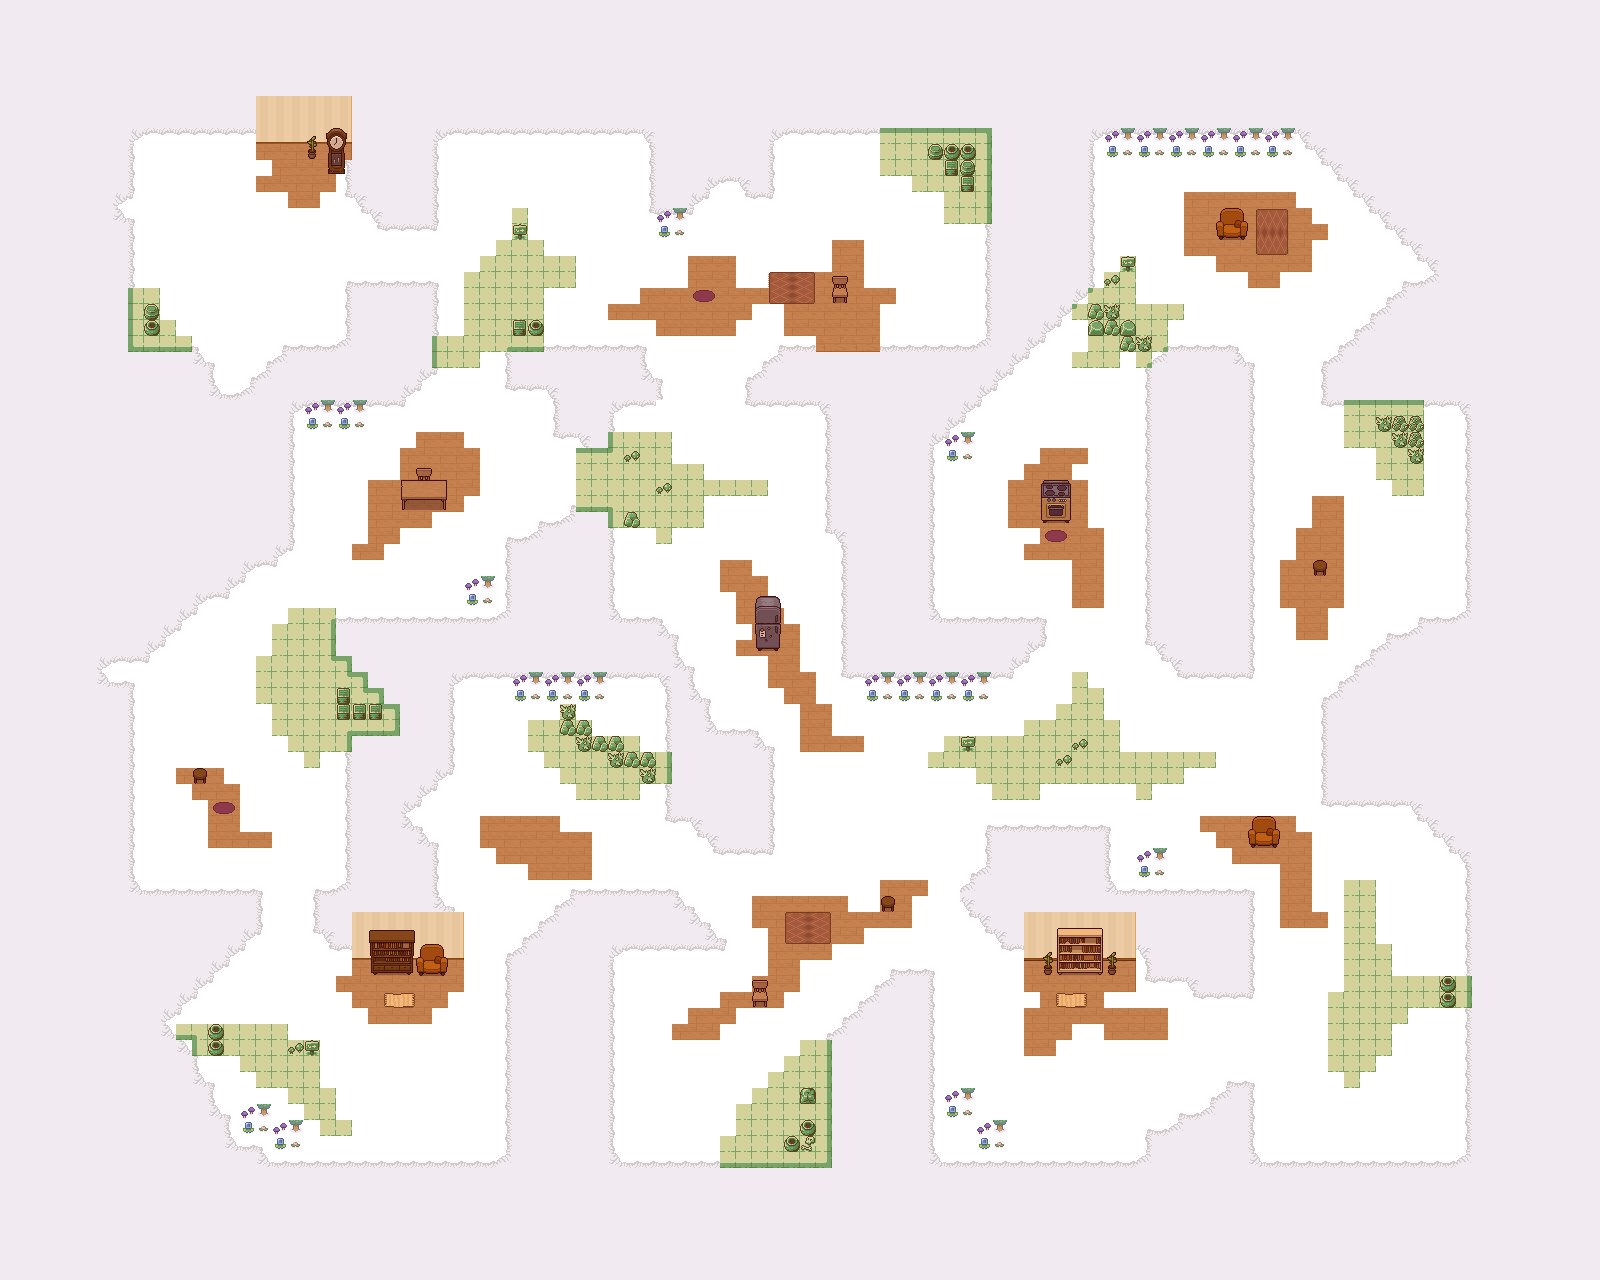

The image is a tile-based game level rendered from a .tmx file. Its description and source (layers, tilesets, objects; grid data summarised) follow:
An orthogonal 100x80 tile map with 16x16 px tiles, 6 tile layers (snowy, nature, green, green_props, ...), 6 tilesets and 261 objects.

<map version="1.10" tiledversion="1.12.1-8-g449813058" orientation="orthogonal" renderorder="right-down" width="100" height="80" tilewidth="16" tileheight="16" infinite="0" nextlayerid="13" nextobjectid="272">
 <tileset firstgid="1" source="snowy.tsx" />
 <tileset firstgid="573" source="nature.tsx" />
 <tileset firstgid="1077" source="green.tsx" />
 <tileset firstgid="1285" source="green_props.tsx" />
 <tileset firstgid="1437" source="cozy.tsx" />
 <tileset firstgid="1599" source="cozy_props.tsx" />
 <layer id="1" name="snowy" width="100" height="80" locked="1">
  <data>[8000 cells, 8000 non-empty, 14 distinct tile ids]</data>
 </layer>
 <layer id="4" name="nature" width="100" height="80" locked="1">
  <data>[8000 cells, 403 non-empty, 23 distinct tile ids]</data>
 </layer>
 <layer id="7" name="green" width="100" height="80" locked="1">
  <data>[8000 cells, 442 non-empty, 12 distinct tile ids]</data>
 </layer>
 <layer id="8" name="green_props" width="100" height="80" locked="1">
  <data>[8000 cells, 56 non-empty, 11 distinct tile ids]</data>
 </layer>
 <layer id="9" name="cozy" width="100" height="80" locked="1">
  <data>[8000 cells, 474 non-empty, 17 distinct tile ids]</data>
 </layer>
 <layer id="10" name="cozy_props" width="100" height="80" locked="1">
  <data>[8000 cells, 101 non-empty, 72 distinct tile ids]</data>
 </layer>
 <objectgroup id="6" name="0_colliders" locked="1">
  <object id="1" x="128" y="128" width="16" height="224" />
  <object id="2" x="144" y="336" width="208" height="16" />
  <object id="3" x="144" y="128" width="208" height="16" />
  <object id="4" x="336" y="272" width="112" height="16" />
  <object id="5" x="368" y="224" width="80" height="16" />
  <object id="6" x="336" y="144" width="16" height="64" />
  <object id="8" x="352" y="208" width="16" height="16" />
  <object id="9" x="336" y="288" width="16" height="48" />
  <object id="10" x="144" y="144" width="64" height="32" />
  <object id="11" x="432" y="288" width="16" height="96" />
  <object id="12" x="496" y="336" width="16" height="64" />
  <object id="13" x="432" y="128" width="16" height="96" />
  <object id="14" x="448" y="128" width="208" height="16" />
  <object id="16" x="640" y="144" width="16" height="80" />
  <object id="17" x="640" y="336" width="16" height="32" />
  <object id="18" x="656" y="368" width="16" height="48" />
  <object id="19" x="608" y="400" width="16" height="48" />
  <object id="20" x="544" y="384" width="16" height="48" />
  <object id="21" x="512" y="336" width="128" height="16" />
  <object id="22" x="512" y="384" width="32" height="16" />
  <object id="23" x="544" y="432" width="32" height="16" />
  <object id="24" x="576" y="448" width="48" height="16" />
  <object id="25" x="624" y="400" width="32" height="16" />
  <object id="26" x="784" y="128" width="208" height="16" />
  <object id="27" x="768" y="128" width="16" height="64" />
  <object id="28" x="976" y="144" width="16" height="208" />
  <object id="29" x="768" y="336" width="208" height="16" />
  <object id="30" x="656" y="224" width="48" height="16" />
  <object id="31" x="704" y="208" width="48" height="16" />
  <object id="32" x="736" y="192" width="48" height="16" />
  <object id="33" x="912" y="304" width="64" height="32" />
  <object id="34" x="928" y="288" width="32" height="16" />
  <object id="35" x="736" y="368" width="16" height="48" />
  <object id="36" x="752" y="352" width="16" height="16" />
  <object id="37" x="560" y="496" width="64" height="16" />
  <object id="38" x="528" y="512" width="32" height="16" />
  <object id="39" x="496" y="528" width="32" height="16" />
  <object id="40" x="496" y="544" width="16" height="80" />
  <object id="41" x="320" y="608" width="176" height="16" />
  <object id="42" x="320" y="624" width="16" height="48" />
  <object id="43" x="288" y="400" width="16" height="160" />
  <object id="44" x="400" y="384" width="32" height="16" />
  <object id="45" x="368" y="400" width="48" height="16" />
  <object id="46" x="304" y="400" width="64" height="32" />
  <object id="47" x="128" y="688" width="16" height="208" />
  <object id="48" x="464" y="576" width="32" height="32" />
  <object id="49" x="144" y="672" width="32" height="32" />
  <object id="50" x="176" y="640" width="32" height="32" />
  <object id="51" x="176" y="624" width="32" height="16" />
  <object id="52" x="192" y="608" width="16" height="16" />
  <object id="53" x="208" y="592" width="32" height="16" />
  <object id="54" x="224" y="576" width="32" height="16" />
  <object id="55" x="256" y="560" width="32" height="16" />
  <object id="56" x="176" y="672" width="16" height="16" />
  <object id="57" x="144" y="848" width="64" height="32" />
  <object id="58" x="160" y="832" width="32" height="16" />
  <object id="59" x="336" y="672" width="32" height="16" />
  <object id="60" x="352" y="688" width="32" height="16" />
  <object id="61" x="368" y="704" width="16" height="16" />
  <object id="62" x="336" y="720" width="32" height="16" />
  <object id="63" x="336" y="736" width="16" height="160" />
  <object id="64" x="448" y="672" width="16" height="112" />
  <object id="65" x="432" y="784" width="16" height="16" />
  <object id="66" x="432" y="800" width="32" height="32" />
  <object id="67" x="512" y="672" width="96" height="32" />
  <object id="68" x="304" y="880" width="32" height="16" />
  <object id="69" x="304" y="896" width="16" height="32" />
  <object id="70" x="304" y="928" width="32" height="16" />
  <object id="71" x="320" y="944" width="144" height="16" />
  <object id="72" x="448" y="896" width="16" height="48" />
  <object id="73" x="432" y="848" width="16" height="64" />
  <object id="74" x="448" y="832" width="16" height="16" />
  <object id="75" x="464" y="672" width="48" height="16" />
  <object id="76" x="608" y="672" width="48" height="16" />
  <object id="77" x="656" y="672" width="16" height="144" />
  <object id="78" x="656" y="816" width="48" height="16" />
  <object id="79" x="688" y="832" width="16" height="16" />
  <object id="80" x="704" y="848" width="80" height="16" />
  <object id="81" x="560" y="880" width="128" height="16" />
  <object id="82" x="144" y="880" width="128" height="16" />
  <object id="83" x="256" y="896" width="16" height="48" />
  <object id="84" x="176" y="1008" width="16" height="32" />
  <object id="85" x="192" y="992" width="16" height="16" />
  <object id="86" x="208" y="976" width="16" height="16" />
  <object id="87" x="224" y="960" width="16" height="16" />
  <object id="88" x="240" y="944" width="16" height="16" />
  <object id="89" x="240" y="1104" width="32" height="32" />
  <object id="90" x="272" y="1120" width="32" height="32" />
  <object id="91" x="416" y="1120" width="32" height="32" />
  <object id="92" x="464" y="1104" width="32" height="32" />
  <object id="93" x="192" y="1040" width="16" height="32" />
  <object id="94" x="208" y="1072" width="16" height="32" />
  <object id="95" x="224" y="1104" width="16" height="32" />
  <object id="96" x="304" y="1152" width="96" height="16" />
  <object id="97" x="400" y="1136" width="16" height="16" />
  <object id="98" x="448" y="1104" width="16" height="32" />
  <object id="99" x="480" y="1088" width="16" height="16" />
  <object id="100" x="496" y="944" width="16" height="144" />
  <object id="101" x="512" y="928" width="16" height="16" />
  <object id="107" x="528" y="912" width="16" height="16" />
  </objectgroup>
 <objectgroup id="11" name="1_colliders" locked="1">
  <!-- 42 objects omitted --></objectgroup>
 <objectgroup id="12" name="2_colliders" locked="1">
  <!-- 15 objects omitted --></objectgroup>
</map>
<!-- 161 of 261 objects omitted -->
